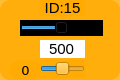
    <widget class="QWidget" name="widget_id15" native="true">
     <property name="geometry">
      <rect>
       <x>40</x>
       <y>180</y>
       <width>120</width>
       <height>80</height>
      </rect>
     </property>
     <property name="styleSheet">
      <string notr="true">background-color: rgb(255, 170, 0, 200);
border-radius:10px;</string>
     </property>
     <widget class="QLabel" name="label_ID15">
      <property name="geometry">
       <rect>
        <x>40</x>
        <y>0</y>
        <width>45</width>
        <height>16</height>
       </rect>
      </property>
      <property name="minimumSize">
       <size>
        <width>0</width>
        <height>10</height>
       </size>
      </property>
      <property name="font">
       <font>
        <family>Arial</family>
        <pointsize>11</pointsize>
       </font>
      </property>
      <property name="styleSheet">
       <string notr="true">background-color: rgb(255, 255, 255， 0);
border-radius:0px;</string>
      </property>
      <property name="text">
       <string>ID:15</string>
      </property>
      <property name="alignment">
       <set>Qt::AlignCenter</set>
      </property>
     </widget>
     <widget class="QSlider" name="horizontalSlider_pulse_id15">
      <property name="geometry">
       <rect>
        <x>20</x>
        <y>20</y>
        <width>83</width>
        <height>16</height>
       </rect>
      </property>
      <property name="autoFillBackground">
       <bool>false</bool>
      </property>
      <property name="styleSheet">
       <string notr="true">background-color: rgb(0, 0, 0);
border-radius:0px;</string>
      </property>
      <property name="minimum">
       <number>0</number>
      </property>
      <property name="maximum">
       <number>1000</number>
      </property>
      <property name="pageStep">
       <number>1</number>
      </property>
      <property name="value">
       <number>500</number>
      </property>
      <property name="orientation">
       <enum>Qt::Horizontal</enum>
      </property>
     </widget>
     <widget class="QSlider" name="horizontalSlider_dev_id15">
      <property name="geometry">
       <rect>
        <x>40</x>
        <y>60</y>
        <width>45</width>
        <height>18</height>
       </rect>
      </property>
      <property name="styleSheet">
       <string notr="true">background-color: rgb(255, 255, 255， 0);</string>
      </property>
      <property name="minimum">
       <number>-125</number>
      </property>
      <property name="maximum">
       <number>125</number>
      </property>
      <property name="pageStep">
       <number>1</number>
      </property>
      <property name="orientation">
       <enum>Qt::Horizontal</enum>
      </property>
     </widget>
     <widget class="QLabel" name="label_id15">
      <property name="geometry">
       <rect>
        <x>10</x>
        <y>60</y>
        <width>31</width>
        <height>20</height>
       </rect>
      </property>
      <property name="minimumSize">
       <size>
        <width>0</width>
        <height>10</height>
       </size>
      </property>
      <property name="font">
       <font>
        <family>DejaVu Sans</family>
        <pointsize>10</pointsize>
       </font>
      </property>
      <property name="styleSheet">
       <string notr="true">background-color: rgb(255, 255, 255， 0);</string>
      </property>
      <property name="text">
       <string>0</string>
      </property>
      <property name="alignment">
       <set>Qt::AlignCenter</set>
      </property>
     </widget>
     <widget class="QLineEdit" name="lineEdit_id15">
      <property name="geometry">
       <rect>
        <x>40</x>
        <y>40</y>
        <width>45</width>
        <height>18</height>
       </rect>
      </property>
      <property name="sizePolicy">
       <sizepolicy hsizetype="Fixed" vsizetype="Fixed">
        <horstretch>0</horstretch>
        <verstretch>0</verstretch>
       </sizepolicy>
      </property>
      <property name="font">
       <font>
        <family>Arial</family>
        <pointsize>11</pointsize>
       </font>
      </property>
      <property name="autoFillBackground">
       <bool>false</bool>
      </property>
      <property name="styleSheet">
       <string notr="true">background-color: rgb(255, 255, 255);
border-radius:0px;</string>
      </property>
      <property name="text">
       <string>500</string>
      </property>
      <property name="maxLength">
       <number>1000</number>
      </property>
      <property name="alignment">
       <set>Qt::AlignCenter</set>
      </property>
      <property name="dragEnabled">
       <bool>false</bool>
      </property>
      <property name="readOnly">
       <bool>false</bool>
      </property>
     </widget>
    </widget>
